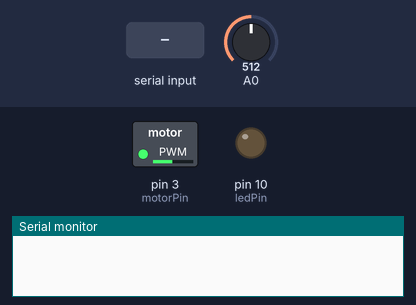
The sketch below on a simulated Arduino Uno, built with avr-gcc and run on an emulated ATmega328P. On the bench: switched loads named in the sketch (green lamp = pin HIGH), output pins drawn as LEDs (lit = HIGH), the last lines printed to the serial monitor. Inputs (shaded band) come from the test bench; at power-on: A0 = 512.

Above: at 1.3 s.
1.4 s: "90,45\n" received over Serial
At 2.2 s:
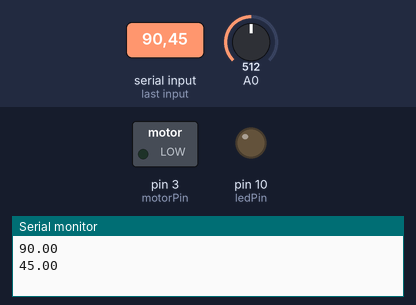
4.0 s: A0 set to 900
At 4.4 s:
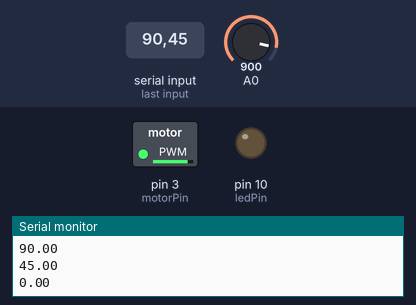
5.5 s: "5\n" received over Serial
At 6.2 s:
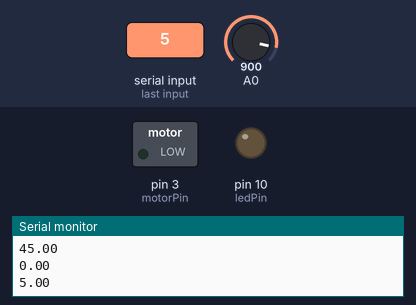
Timing chart, 0 to 8.5 s (numbered marks = the images above; inputs shaded):
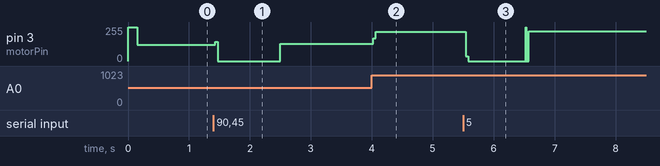

Measured:
- after the input at 1.4 s, pin 3 (motorPin): 123/255 → 0/255 at once, → 128/255 1.1 s later
- after the input at 4.0 s, pin 3 (motorPin): 128/255 → 220/255 at once
- after the input at 5.5 s, pin 3 (motorPin): 220/255 → 0/255 at once, → 225/255 0.99 s later

The sketch:

slomoDuty.ino
```cpp
/*

*/

// the setup function runs once when you press reset or power the board
const int ledPin = 10;
const int motorPin = 3;
const int numPins = 2;
const int pins[] = {ledPin,motorPin};

int dutyTime = 10000;
double dutyRatio = 0.25;

void setup() {
  // initialize digital pin LED_BUILTIN as an output.
  for(int i = 0; i <numPins; i++){
   pinMode(pins[i], OUTPUT);
  }
  digitalWrite(motorPin,HIGH);
  delay(100);
  analogWrite(motorPin,80);

  Serial.begin(9600);
}


// the loop function runs over and over again forever
void loop() {

    // check if data has been sent from the computer:
  if (Serial.available()) {
    dutyRatio = Serial.parseFloat();
    Serial.println(dutyRatio);
  }else{
    float val = analogRead(0) / 1024.0;
    if(val != dutyRatio){
      dutyRatio = val;
//             Serial.print(dutyTime * dutyRatio);
//             Serial.print(",");
//       Serial.println(dutyRatio);
    }
  }

  digitalWrite(motorPin, HIGH);   // turn the LED on (HIGH is the voltage level)
  //delayMicroseconds(dlength*dduty);                       // wait for a second
  delayMicroseconds(dutyTime * dutyRatio);                       // wait for a second

  digitalWrite(motorPin, LOW);   // turn the LED on (HIGH is the voltage level)

  //delayMicroseconds(dlength*(1-dduty));                       // wait for a second
  delayMicroseconds(dutyTime * (1- dutyRatio));                       // wait for a second

}
//
//// the loop function runs over and over again forever
//void loop() {
//
//    // check if data has been sent from the computer:
//  if (Serial.available()) {
//    dutyRatio = Serial.parseFloat();
//    Serial.println(dutyRatio);
//  }else{
//    float val = analogRead(0) / 1024.0;
//    if(val != dutyRatio){
//      dutyRatio = val;
//       Serial.println(dutyRatio);
//    }
//  }
//
//  digitalWrite(motorPin, HIGH);   // turn the LED on (HIGH is the voltage level)
//  //delayMicroseconds(dlength*dduty);                       // wait for a second
//  delay(dutyTime * dutyRatio);                       // wait for a second
//
//  digitalWrite(motorPin, LOW);   // turn the LED on (HIGH is the voltage level)
//
//  //delayMicroseconds(dlength*(1-dduty));                       // wait for a second
//  delay(dutyTime * (1- dutyRatio));                       // wait for a second
//
//}
```
